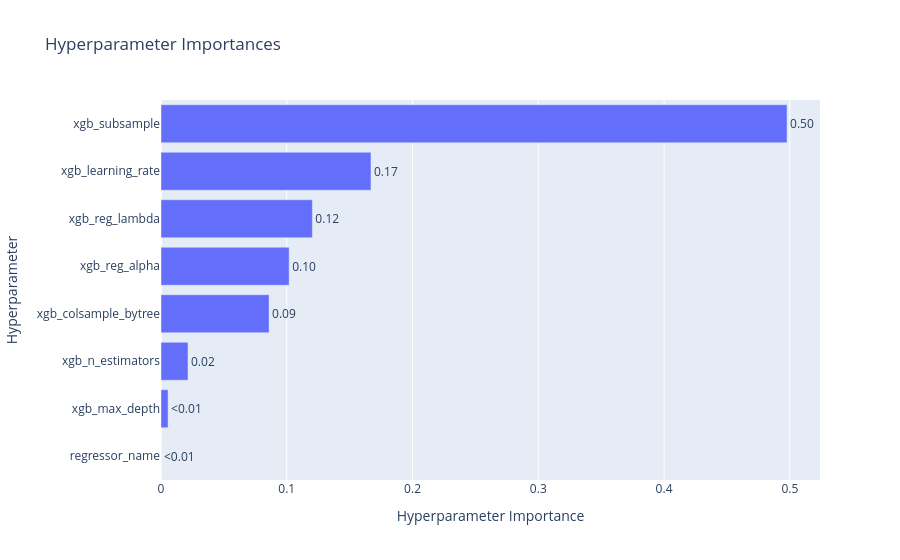

The notebook cell this image was saved under:
### Code cell
# 1. Identify the winning model name (e.g., 'XGBoost')
winner = study.best_params['regressor_name']

# 2. Filter out trials where only the winning model was evaluated
target_trials = [t for t in study.trials if t.params.get('regressor_name') == winner]

# 3. Create a sub-study container to force Optuna to focus strictly on those trials
sub_study = optuna.study.create_study(direction="minimize")
sub_study.add_trials(target_trials)

# 4. Re-plot the hyperparameter importances for clean, isolated insight
optuna.visualization.plot_param_importances(sub_study).show()

### Figure 1 — Plotly figure (JSON) as saved in the notebook; plotly's stock layout.template omitted (floating-point values rounded to 4 significant figures)
{"data": [{"cliponaxis": false, "hovertemplate": ["regressor_name (CategoricalDistribution): 0.0<extra></extra>", "xgb_max_depth (IntDistribution): 0.005641576534750032<extra></extra>", "xgb_n_estimators (IntDistribution): 0.02145951970040313<extra></extra>", "xgb_colsample_bytree (FloatDistribution): 0.08591115929438882<extra></extra>", "xgb_reg_alpha (FloatDistribution): 0.10188851454685814<extra></extra>", "xgb_reg_lambda (FloatDistribution): 0.12035788593315283<extra></extra>", "xgb_learning_rate (FloatDistribution): 0.16696149730918236<extra></extra>", "xgb_subsample (FloatDistribution): 0.4977798466812647<extra></extra>"], "name": "Objective Value", "orientation": "h", "text": ["<0.01", "<0.01", "0.02", "0.09", "0.10", "0.12", "0.17", "0.50"], "textposition": "outside", "type": "bar", "x": [0, 0.005642, 0.02146, 0.08591, 0.1019, 0.1204, 0.167, 0.4978], "y": ["regressor_name", "xgb_max_depth", "xgb_n_estimators", "xgb_colsample_bytree", "xgb_reg_alpha", "xgb_reg_lambda", "xgb_learning_rate", "xgb_subsample"]}], "layout": {"title": {"text": "Hyperparameter Importances"}, "xaxis": {"title": {"text": "Hyperparameter Importance"}}, "yaxis": {"title": {"text": "Hyperparameter"}}}}
